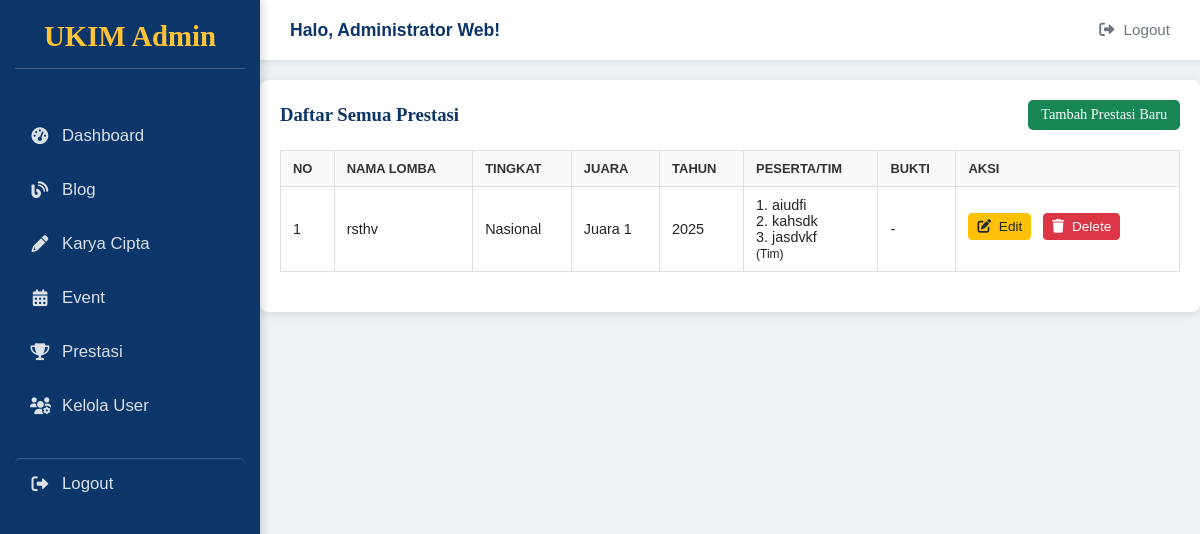
The page /admin/prestasi.php?status=invalid_id (signed in) on the database its author committed.
### tables this page shows
CREATE TABLE `prestasi` (
  `id_prestasi` int UNSIGNED NOT NULL,
  `user_id_pencatat` int UNSIGNED DEFAULT NULL,
  `nama_lomba` varchar(255) NOT NULL,
  `tingkat` enum('Internal Kampus','Kota/Kabupaten','Provinsi','Regional','Nasional','Internasional') NOT NULL,
  `juara` varchar(100) NOT NULL COMMENT 'Contoh: Juara 1, Medali Emas, Finalis, Peserta Terbaik',
  `tahun` year NOT NULL,
  `penyelenggara` varchar(255) DEFAULT NULL,
  `peserta_nama` text NOT NULL COMMENT 'Nama peserta/tim (jika perorangan/tim)',
  `is_tim` tinyint(1) NOT NULL DEFAULT '0' COMMENT '0: Perorangan, 1: Tim',
  `deskripsi` text COMMENT 'Detail tambahan tentang prestasi',
  `bukti` varchar(255) DEFAULT NULL COMMENT 'Path/URL file sertifikat/foto',
  `created_at` timestamp NULL DEFAULT CURRENT_TIMESTAMP,
  `updated_at` timestamp NULL DEFAULT CURRENT_TIMESTAMP ON UPDATE CURRENT_TIMESTAMP
);

### conn/controller.php (called while the page is built, shortened)
<?php
include('koneksi.php');
function get_all_prestasi($limit = null, $offset = 0) {
    global $conn;
    $sql = "SELECT p.*, u.nama_lengkap as pencatat_name
            FROM prestasi p
            LEFT JOIN users u ON p.user_id_pencatat = u.id_user
            ORDER BY p.tahun DESC, p.id_prestasi DESC";
    if ($limit !== null && is_numeric($limit)) {
        $sql .= " LIMIT ? OFFSET ?";
        $stmt = mysqli_prepare($conn, $sql);
        mysqli_stmt_bind_param($stmt, "ii", $limit, $offset);
    } else {
         $stmt = mysqli_prepare($conn, $sql);
    }
    mysqli_stmt_execute($stmt);
    $result = mysqli_stmt_get_result($stmt);
    $prestasi = mysqli_fetch_all($result, MYSQLI_ASSOC);
    return $prestasi;
}
?>

### admin/prestasi.php (the view, shortened to what this page needs)
<?php
require_once('../conn/controller.php');
$prestasiList = get_all_prestasi();
include('./layout/header-admin.php');
?>
<!DOCTYPE html>
<html lang="id">
<head>
</head>
<body>
    <div class="admin-content-container">
        <h3>
            Daftar Semua Prestasi
            <a href="prestasi-add.php" class="btn btn-sm btn-success">Tambah Prestasi Baru</a>
        </h3>
        <?php if ($prestasiList && count($prestasiList) > 0): ?>
            <table class="data-table">
                <thead>
                    <tr>
                        <th>No</th>
                        <th>Nama Lomba</th>
                        <th>Tingkat</th>
                        <th>Juara</th>
                        <th>Tahun</th>
                        <th>Peserta/Tim</th>
                        <th>Bukti</th>
                        <th>Aksi</th>
                    </tr>
                </thead>
                <tbody>
                     <?php $nomor = 1; ?>
                    <?php foreach ($prestasiList as $item): ?>
                        <tr>
                            <td><?php echo $nomor++; ?></td>
                            <td><?php echo htmlspecialchars($item['nama_lomba']); ?></td>
                            <td><?php echo htmlspecialchars($item['tingkat']); ?></td>
                            <td><?php echo htmlspecialchars($item['juara']); ?></td>
                            <td><?php echo htmlspecialchars($item['tahun']); ?></td>
                            <td>
                                <?php echo nl2br(htmlspecialchars($item['peserta_nama'])); ?>
                                <?php if($item['is_tim'] == 1): ?>
                                    <br><small>(Tim)</small>
                                <?php endif; ?>
                            </td>
                            <td>
                                <?php if (!empty($item['bukti'])): ?>
                                    <a href="../<?php echo htmlspecialchars($item['bukti']); ?>" target="_blank">
                                        <?php
                                        $buktiExt = strtolower(pathinfo($item['bukti'], PATHINFO_EXTENSION));
                                        if (in_array($buktiExt, ['jpg', 'jpeg', 'png', 'gif', 'webp'])):
                                        ?>
                                            <img src="../<?php echo htmlspecialchars($item['bukti']); ?>" alt="Bukti" class="bukti-preview">
                                        <?php else: ?>
                                            <i class="fas fa-file-alt"></i> <?php echo basename(htmlspecialchars($item['bukti'])); ?>
                                        <?php endif; ?>
                                    </a>
                                <?php else: ?>
                                    -
                                <?php endif; ?>
                            </td>
                            <td class="action-buttons">
                                <a href="prestasi-edit.php?id=<?php echo htmlspecialchars($item['id_prestasi']); ?>" class="edit-btn">
                                    <i class="fas fa-edit"></i> Edit
                                </a>
                                <a href="../conn/controller.php?action=delete&type=prestasi&id=<?php echo htmlspecialchars($item['id_prestasi']); ?>"
                                   class="delete-btn"
                                   onclick="return confirm('Yakin hapus prestasi: \'<?php echo htmlspecialchars(addslashes($item['nama_lomba'])); ?>\'?')">
                                    <i class="fas fa-trash"></i> Delete
                                </a>
                            </td>
                        </tr>
                    <?php endforeach; ?>
                </tbody>
            </table>
        <?php else: ?>
             <div class="alert alert-info">Belum ada data prestasi yang ditambahkan.</div>
        <?php endif; ?>
    </div>
</body>
</html>

### admin/style/admin.css (style rules this page uses)
:root { --primary-color: #FFC436; --secondary-color: #0C356A; --accent-color: #0d6efd; --light-color: #f8f9fa; --dark-color: #212529; --grey-color: #6c757d; --border-color: #dee2e6; --white-color: #FFFFFF; --success-color: #198754; --danger-color: #dc3545; --warning-color: #ffc107; --info-color: #0dcaf0; --main-font: 'Montserrat', sans-serif; --heading-font: 'Lora', serif; --sidebar-width: 260px; --top-nav-height: 60px; }
* { margin: 0; padding: 0; box-sizing: border-box; }
body { font-family: var(--main-font); background-color: var(--light-color); display: flex; color: var(--dark-color); font-size: 16px; }
.btn { display: inline-block; padding: 10px 20px; border: none; border-radius: 5px; cursor: pointer; text-decoration: none; font-weight: 500; font-size: 0.95em; transition: background-color 0.2s ease, color 0.2s ease, transform 0.1s ease, box-shadow 0.2s ease; text-align: center; }
.btn-success { background-color: var(--success-color); color: var(--white-color); }
.data-table { width: 100%; border-collapse: collapse; white-space: nowrap; }
.data-table th, .data-table td { padding: 12px 15px; text-align: left; border-bottom: 1px solid var(--border-color); vertical-align: middle; }
.data-table th { background-color: var(--light-color); color: var(--dark-color); font-weight: 600; font-size: 0.9em; text-transform: uppercase; border-top: 1px solid var(--border-color); }
.action-buttons a, .action-buttons button { margin-right: 5px; margin-bottom: 5px; padding: 6px 10px; font-size: 0.85em; }
.action-buttons a i, .action-buttons button i { margin-right: 4px; }

### admin/prestasi.php (style rules this page uses)
.admin-content-container { max-width: 1200px; margin: 20px auto; padding: 20px; background: #fff; border-radius: 8px; box-shadow: 0 2px 10px rgba(0,0,0,0.1); }
.admin-content-container h3 { display: flex; justify-content: space-between; align-items: center; margin-bottom: 20px; font-family: 'Lora', serif; color: #0C356A; }
.data-table { width: 100%; border-collapse: collapse; margin-bottom: 20px; font-size: 0.9rem; }
.data-table th, .data-table td { border: 1px solid #e0e0e0; padding: 10px 12px; text-align: left; vertical-align: middle; }
.data-table thead th { background-color: #f8f9fa; font-weight: 600; color: #333; }
.action-buttons a { margin-right: 8px; text-decoration: none; padding: 5px 8px; border-radius: 4px; font-size: 0.85rem; display: inline-block; margin-bottom: 5px; }
.edit-btn { background-color: #ffc107; color: #212529; border: 1px solid #ffc107; }
.delete-btn { background-color: #dc3545; color: white; border: 1px solid #dc3545; }
.btn-sm { font-size: 0.9rem; padding: 0.4rem 0.8rem; }

### rows shown on the page
prestasi: nama_lomba "rsthv", tingkat "Nasional", juara "Juara 1", tahun "2025", peserta_nama "1. aiudfi 2. kahsdk 3. jasdvkf", is_tim "(Tim)"

### other values the page prints
$nama_user "Administrator Web"
